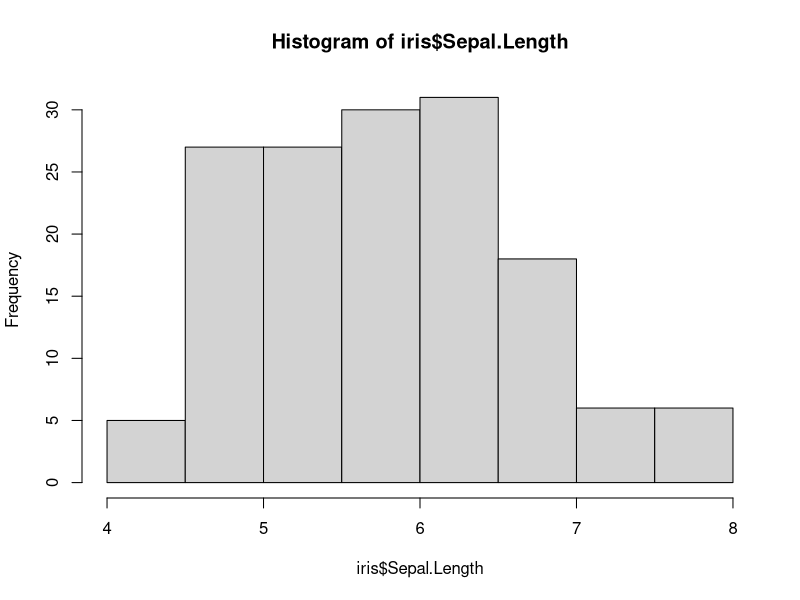
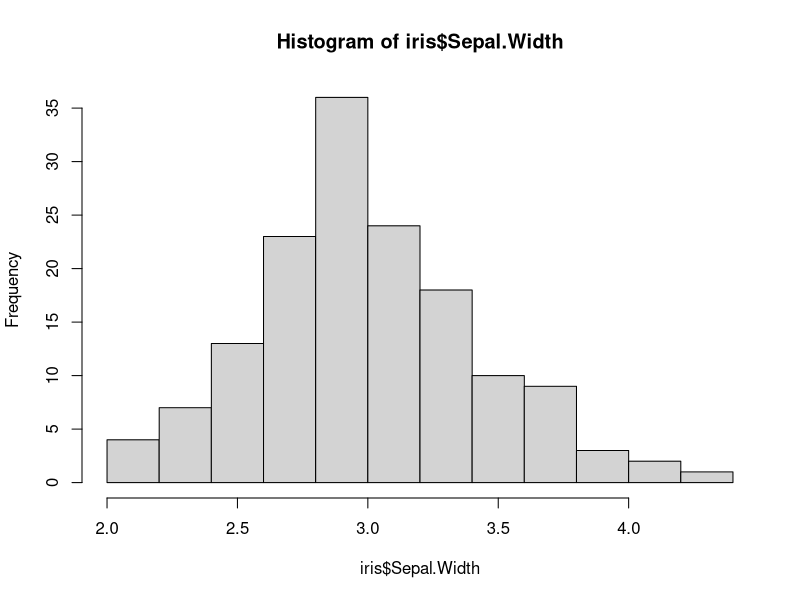
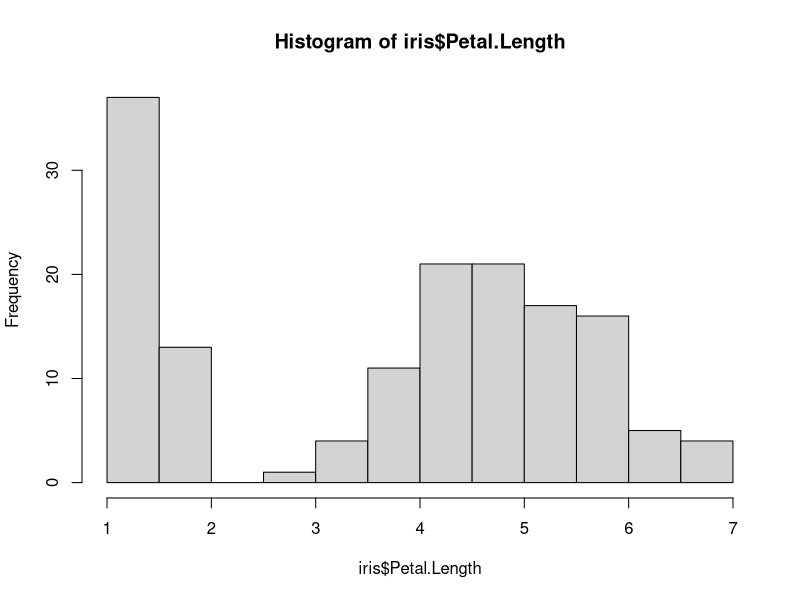
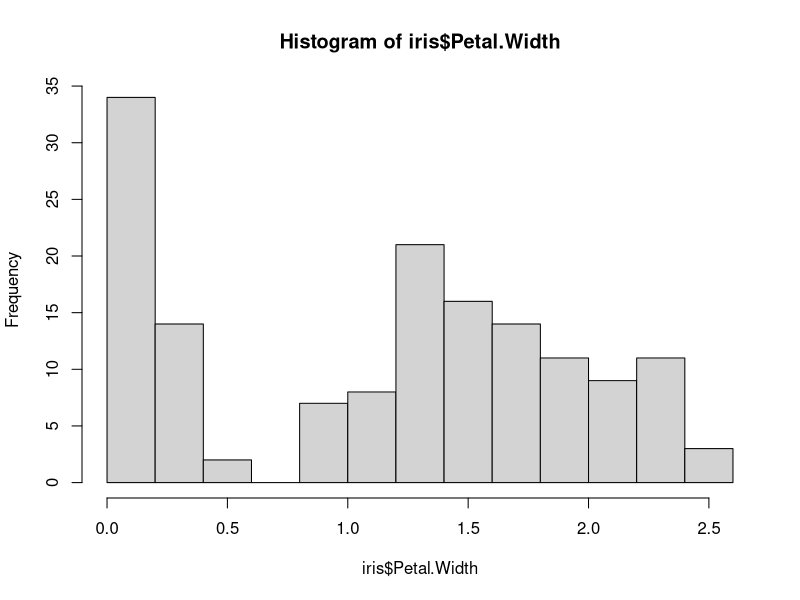
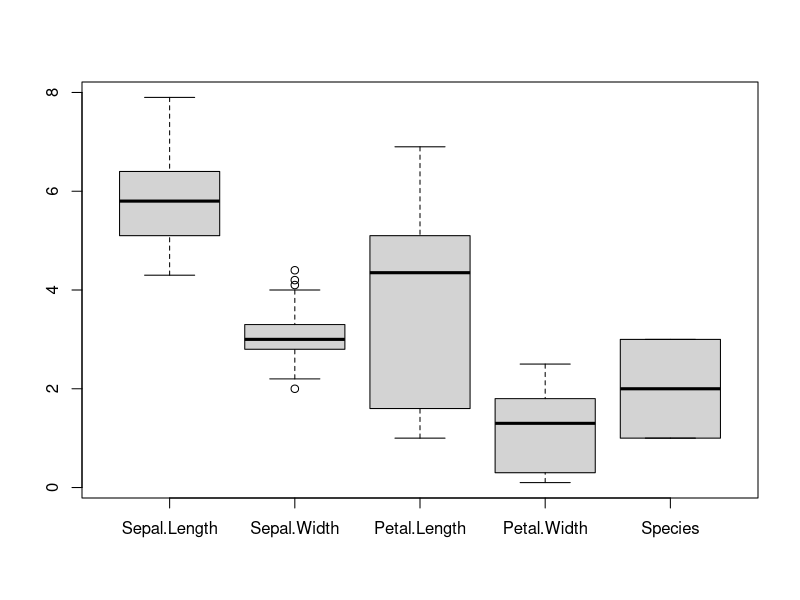
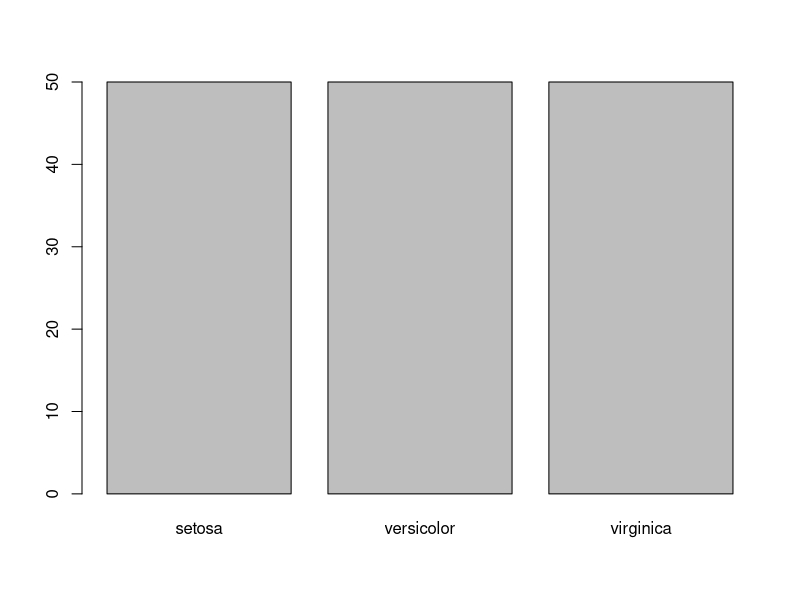
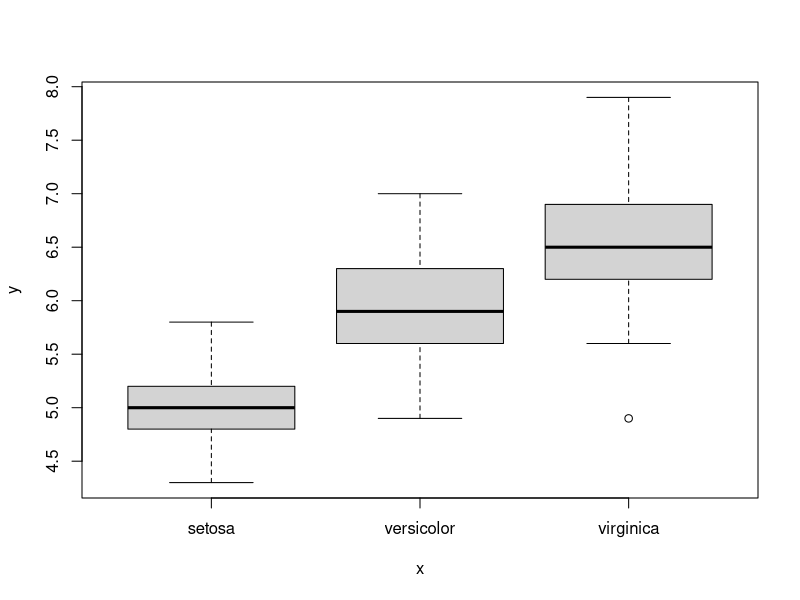
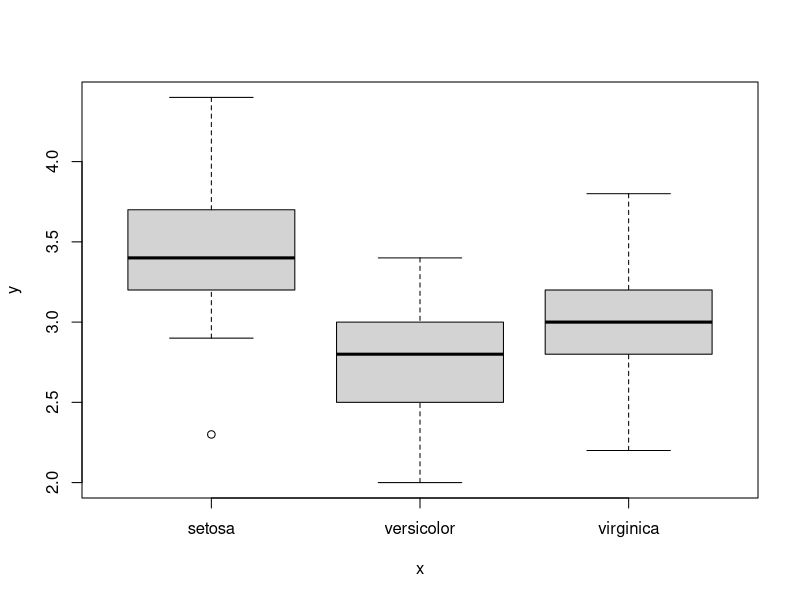

Write R code to recreate these figures, in order.
## ---- chunk 1
data(iris)
## ---- chunk 2
head(iris)
dim(iris)
## ---- chunk 3
colnames(iris)
## ---- chunk 4
summary(iris)
## ---- chunk 5
min(iris$Sepal.Length)
quantile(iris$Sepal.Length,probs=0.25)
median(iris$Sepal.Length)
mean(iris$Sepal.Length)
quantile(iris$Sepal.Length,probs=0.75)
max(iris$Sepal.Length)
## ---- chunk 6
names(sort(-table(iris$Sepal.Length)))[1]
## ---- chunk 7
mode<-function(x){
  names(sort(-table(x)))[1]
}
## ---- chunk 8
mode_new<-function(x){
  names(sort(table(x),decreasing = T))[1]
}
## ---- chunk 9
mode(iris$Sepal.Length)
mode_new(iris$Sepal.Length)
## ---- chunk 10
sd(iris$Sepal.Length)
var(iris$Sepal.Length)
range(iris$Sepal.Length)[1]-range(iris$Sepal.Length)[2]
quantile(iris$Sepal.Length,probs=0.25)-quantile(iris$Sepal.Length,probs=0.75)
## ---- chunk 11
hist(iris$Sepal.Length)
## ---- chunk 12
hist(iris$Sepal.Width)
## ---- chunk 13
hist(iris$Petal.Length)
## ---- chunk 14
hist(iris$Petal.Width)
## ---- chunk 15
boxplot(iris)
## ---- chunk 16
boxplot.stats(iris$Sepal.Width)
## ---- chunk 17
plot(iris$Species)
## ---- chunk 18
plot(iris$Species,iris$Sepal.Length)
## ---- chunk 19
plot(iris$Species,iris$Sepal.Width)
## ---- chunk 20
plot(iris$Species,iris$Petal.Length)
## ---- chunk 21
plot(iris$Species,iris$Petal.Width)
## ---- chunk 22
plot(iris$Sepal.Length,iris$Petal.Length)
## ---- chunk 23
plot(iris$Sepal.Width,iris$Petal.Width)
## ---- chunk 24
setosa<-subset(iris,iris$Species=='setosa')
## ---- chunk 25
plot(setosa$Sepal.Length,setosa$Petal.Length)
## ---- chunk 26
plot(setosa$Sepal.Width,setosa$Petal.Width)
## ---- chunk 27
plot(setosa$Sepal.Width,setosa$Sepal.Length)
## ---- chunk 28
cor(setosa[1:4])
## ---- chunk 29

